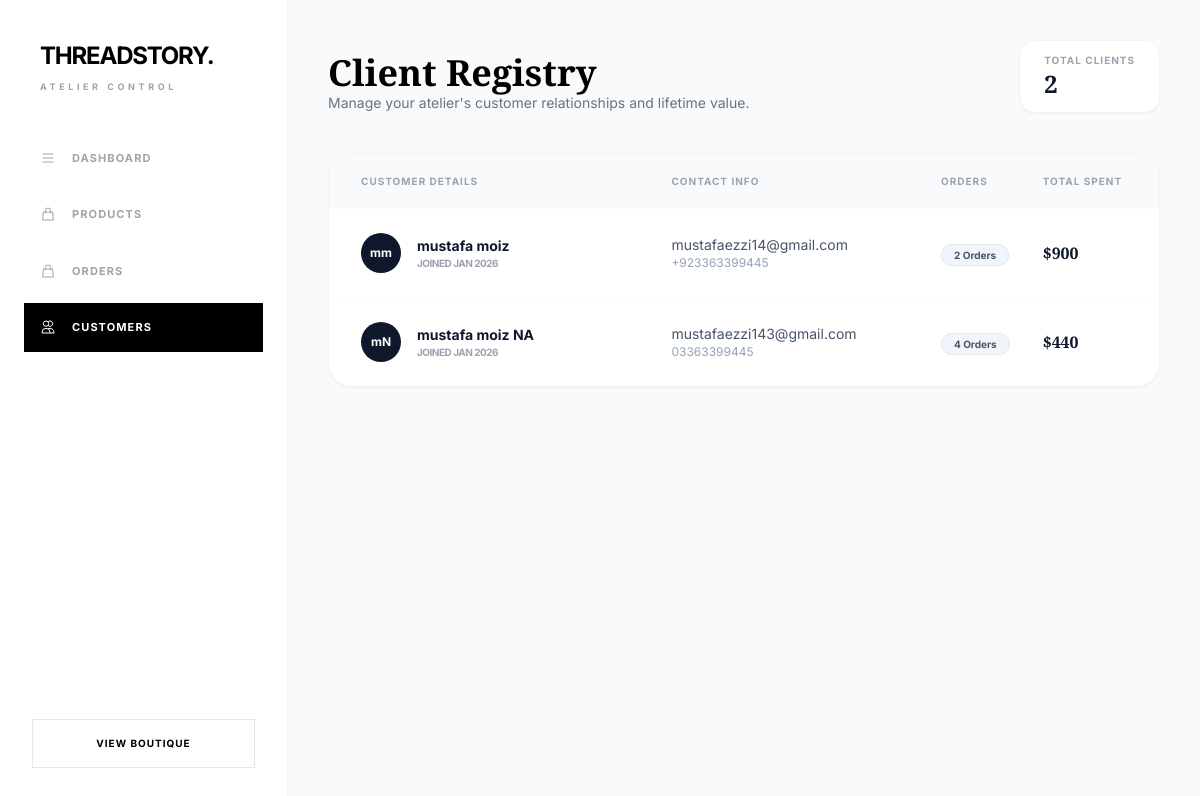
/admin-panel/customers/, run on an earlier commit of the app's database.
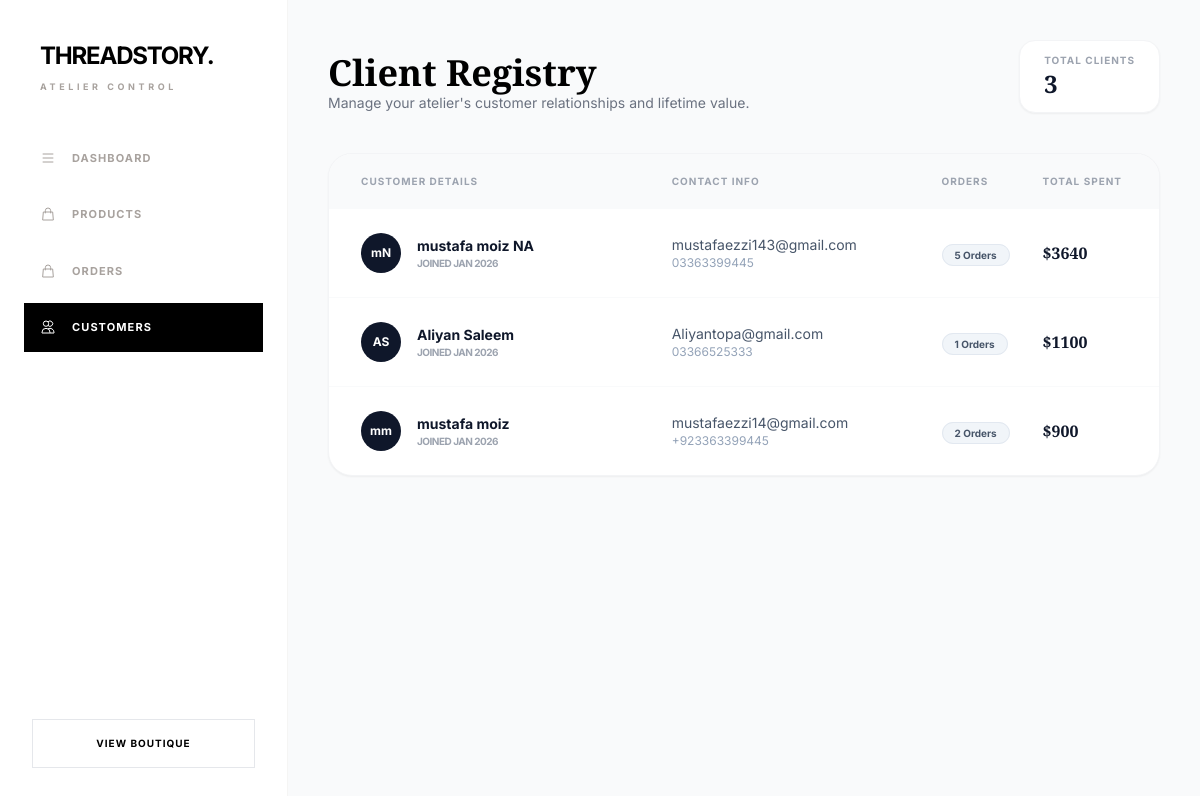
And on a later commit of the database.
### user_register/models.py (models this page shows, shortened)
class Customer(models.Model):
    DELIVERY_CHOICES = [
        ('home', 'Home Delivery'),
        ('pickup', 'Store Pickup'),
    ]
    first_name = models.CharField(max_length=100)
    last_name = models.CharField(max_length=100, default='NA')
    email = models.EmailField(unique=True)
    phone_regex = RegexValidator(
        regex=r'^03\d{9}$',
        message='Enter valid Pakistani number (03XXXXXXXXX)'
    )
    phone_number = models.CharField(
        max_length=11,
        unique=True,
        validators=[phone_regex]
    )
    delivery_type = models.CharField(
        max_length=10,
        choices=DELIVERY_CHOICES
    )
    address = models.TextField(blank=True)
    created_at = models.DateTimeField(auto_now_add=True)
    updated_at = models.DateTimeField(auto_now=True)
    delivery_type = models.CharField(
        max_length=10,
        choices=DELIVERY_CHOICES,
        default='home'  # <--- add this
)

### cart/views.py (the view)
# urls.py: path("admin-panel/customers/", views.admin_customers, name="admin_customers"),
def admin_customers(request):
    customers = Customer.objects.annotate(
        order_count=Count('order'),
        total_spent=Sum('order__total_amount')
    ).order_by('-total_spent')  # Highest spenders first
    return render(request, "admin_customers.html", {"customers": customers})

### templates/admin_customers.html (shortened to what the changed rows need)
<!DOCTYPE html>
<html lang="en">
<head>
    {% load static %}
    <script src="https://cdn.tailwindcss.com"></script>
    <link rel="stylesheet" href="https://cdnjs.cloudflare.com/ajax/libs/font-awesome/6.4.0/css/all.min.css">
</head>
<body class="flex">
    <aside class="w-72 h-screen sticky top-0 bg-white border-r border-stone-100 flex flex-col z-50">
        <div class="p-10">
            <h1 class="font-playfair text-2xl font-bold tracking-tighter transition-all">
                THREADSTORY<span class="text-gold">.</span>
            </h1>
        </div>
    </aside>
    <main class="flex-1 p-10 overflow-y-auto">
        <header class="flex justify-between items-end mb-10">
            <div>
                <h2 class="font-display text-4xl font-bold">Client Registry</h2>
            </div>
            <div class="bg-white px-6 py-3 rounded-2xl border border-gray-100 shadow-sm">
                <p class="text-[10px] text-gray-400 font-bold uppercase tracking-widest">Total Clients</p>
                <p class="text-2xl font-display font-bold text-slate-900">{{ customers.count }}</p>
            </div>
        </header>
        <div class="bg-white rounded-3xl border border-gray-100 shadow-sm overflow-hidden">
            <table class="w-full text-left">
                <thead class="bg-gray-50 text-[10px] uppercase tracking-widest text-gray-400">
                    <tr>
                        <th class="px-8 py-5">Customer Details</th>
                        <th>Contact Info</th>
                        <th>Orders</th>
                        <th>Total Spent</th>
                    </tr>
                </thead>
                <tbody class="divide-y divide-gray-50">
                    {% for customer in customers %}
                    <tr class="hover:bg-gray-50/50 transition group">
                        <td class="px-8 py-6">
                            <div class="flex items-center gap-4">
                                <div class="w-10 h-10 rounded-full bg-slate-900 flex items-center justify-center text-white font-bold text-xs">
                                    {{ customer.first_name|slice:":1" }}{{ customer.last_name|slice:":1" }}
                                </div>
                                <div>
                                    <p class="font-bold text-slate-900 text-sm">{{ customer.first_name }} {{ customer.last_name }}</p>
                                    <p class="text-[10px] text-gray-400 font-bold uppercase tracking-tighter">Joined {{ customer.created_at|date:"M Y" }}</p>
                                </div>
                            </div>
                        </td>
                        <td>
                            <p class="text-sm text-slate-600">{{ customer.email }}</p>
                            <p class="text-xs text-slate-400">{{ customer.phone_number }}</p>
                        </td>
                        <td>
                            <span class="px-3 py-1 bg-slate-100 text-slate-600 text-[10px] font-bold rounded-full border border-slate-200">
                                {{ customer.order_count }} Orders
                            </span>
                        </td>
                        <td>
                            <p class="font-display font-bold text-slate-900 text-base">${{ customer.total_spent|default:"0.00" }}</p>
                        </td>
                    </tr>
                    {% empty %}
                    <tr>
                        <td colspan="5" class="p-20 text-center text-gray-400">No customers found in the registry.</td>
                    </tr>
                    {% endfor %}
                </tbody>
            </table>
        </div>
    </main>
</body>
</html>

What changed in the data, as far as the page shows it:
shown differently, row unchanged: Customer "mustafa moiz": order_count "4" → "5"; total_spent "440" → "3640"; moves up the list
added Customer: first_name "A", last_name "S", first_name "Aliyan", last_name "Saleem", created_at "JAN 2026", email "Aliyantopa@gmail.com", phone_number "03366525333", order_count "1", total_spent "1100"
Also different on the page:
{{ customers.count }}: "2" → "3"
